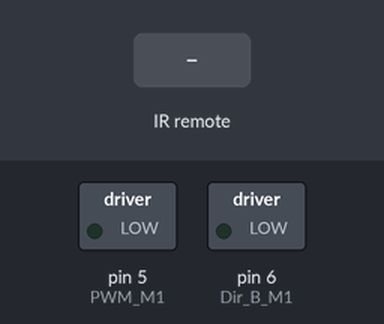
Bench run of a sketch on a simulated Arduino Uno, built with avr-gcc and run on an emulated ATmega328P. Parts: switched loads named in the sketch (green lamp = pin HIGH). The inputs (shaded band) are chosen by the test bench. What the sketch prints to the serial monitor is not drawn.

Above: at 1.2 s.
1.3 s: infrared code 0xFF906F received
2.8 s: infrared code 0xFFA25D received
4.3 s: infrared code 0xFF629D received
Timing chart, 0 to 7.3 s (numbered marks = the images above; inputs shaded):
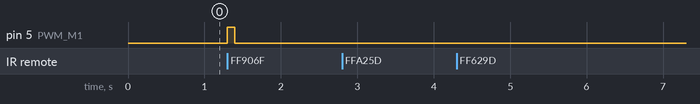

The sketch:

IR_Motor_Test_V1.ino
```cpp
#include <IRremote.h>

// IR Reciever Set Up
const int recieverPin = 7;
IRrecv irrecv(recieverPin);
decode_results results;

//Motor 1 Set-Up
const int PWM_M1 = 5;
const int Dir_A_M1 = 5;
const int Dir_B_M1 = 6;

//Motor 2 Set-Up
const int PWM_M2 = 9;
const int Dir_A_M2 = 10;
const int Dir_B_M2 = 11;

void setup()
{
  Serial.begin(9600);

  Serial.println("IR Receiver Button Decode");
  irrecv.enableIRIn();
  irrecv.blink13(true);

  pinMode(PWM_M1, OUTPUT);
  pinMode(Dir_A_M1, OUTPUT);
  pinMode(Dir_B_M1, OUTPUT);


/*  pinMode(PWM_M2, OUTPUT);
  pinMode(Dir_A_M2, OUTPUT);
  pinMode(Dir_B_M2, OUTPUT);*/

  analogWrite(PWM_M1, 0);
  digitalWrite(Dir_A_M1, LOW);
  digitalWrite(Dir_B_M1, LOW);


/*  analogWrite(PWM_M2, 0);
  digitalWrite(Dir_A_M2, LOW);
  digitalWrite(Dir_B_M2, LOW);*/
}

void loop() {
  if (irrecv.decode(&results))
    {
      translateIR();
      irrecv.resume();
    }
}

void translateIR()
{
  switch(results.value)
  {
  case 0xFFA25D:
  Serial.println("POWER");
  break;

  case 0xFF629D:
  Serial.println("VOL +");
  break;

  case 0xFFE21D:
  Serial.println("FUNC/STOP");
  break;

  case 0xFF22DD:
  Serial.println("REVERSE");
  break;

  case 0xFF02FD:
  Serial.println("PLAY/PAUSE");
  break;

  case 0xFFC23D:
  Serial.println("FAST FORWARD");
  break;

  case 0xFFE01F:
  Serial.println("ARROW DOWN");
  break;

  case 0xFFA857:
  Serial.println("VOL -");
  break;

  case 0xFF906F:
  Serial.println("ARROW UP");
  analogWrite(PWM_M1, 255);
  digitalWrite(Dir_A_M1, HIGH);
  digitalWrite(Dir_B_M1, LOW);
  /*
  analogWrite(PWM_M2, 255);
  digitalWrite(Dir_A_M2, HIGH);
  digitalWrite(Dir_B_M2, LOW);*/
  delay(95);
  analogWrite(PWM_M1, 0);
  digitalWrite(Dir_A_M1, LOW);
  digitalWrite(Dir_B_M1, LOW);
  /*
  analogWrite(PWM_M2, 0);
  digitalWrite(Dir_A_M2, LOW);
  digitalWrite(Dir_B_M2, LOW);*/
  break;

  case 0xFF9867:
  Serial.println("EQ");
  break;

  case 0xFFB04F:
  Serial.println("ST/REPT");
  break;

  case 0xFF6897:
  Serial.println("0");
  break;

  case 0xFF30CF:
  Serial.println("1");
  break;

  case 0xFF18E7:
  Serial.println("2");
  break;

  case 0xFF7A85:
  Serial.println("3");
  break;

  case 0xFF10EF:
  Serial.println("4");
  break;

  case 0xFF38C7:
  Serial.println("5");
  break;

  case 0xFF5AA5:
  Serial.println("6");
  break;

  case 0xFF42BD:
  Serial.println("7");
  break;

  case 0xFF4AB5:
  Serial.println("8");
  break;

  case 0xFF52AD:
  Serial.println("9");
  break;

  case 0xFFFFFFFF:
  Serial.println("REPEAT");
  break;

  default:
  Serial.println("Try another button");
  }
}
```

Measured:
- after the input at 1.3 s, pin 5 (PWM_M1): LOW → HIGH at once, → LOW 0.10 s later
- after the input at 2.8 s, every drawn part: stays the same
- after the input at 4.3 s, every drawn part: stays the same
